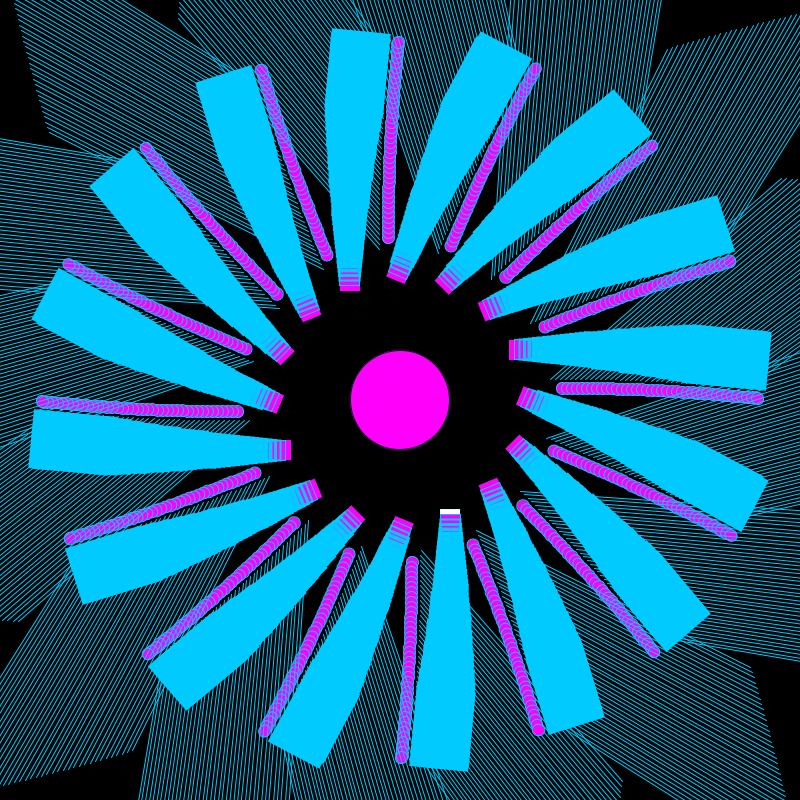
Frame 1 (no input)
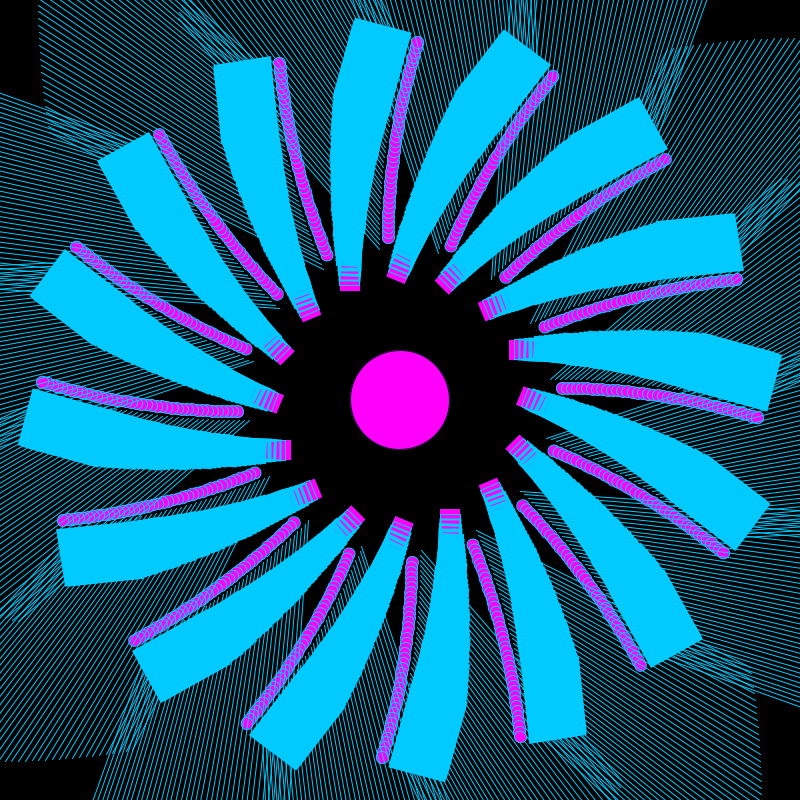
Frame 60 (the mouse pressed at the canvas centre just before this capture)
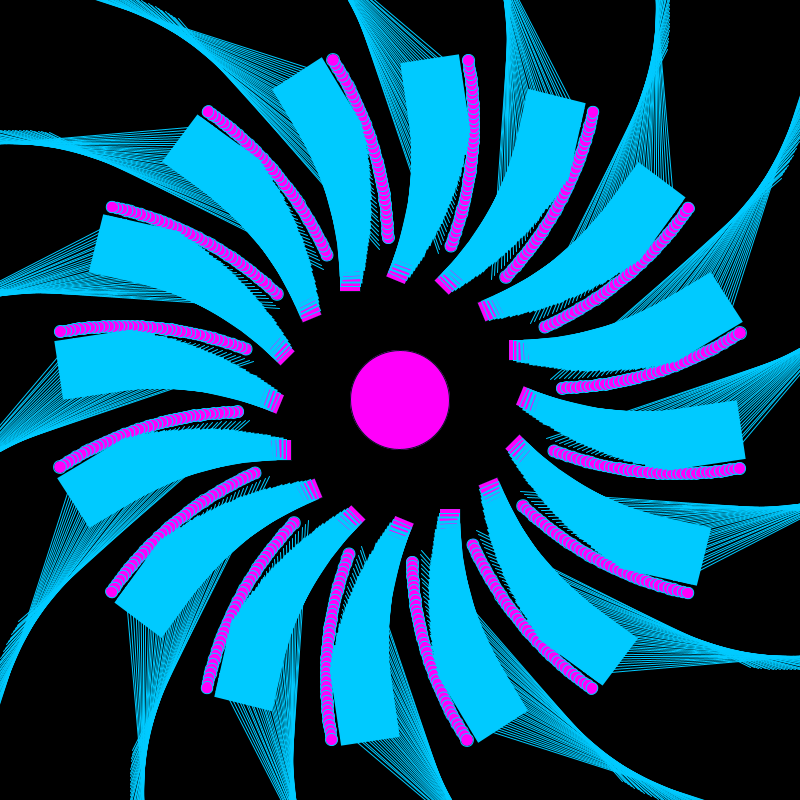
Frame 120 (the mouse held since frame 60 and released just before this capture)

The Processing sketch that drew these frames (run headless with seeded random() and noise(); from frame 60 on, the mouse is pressed at the canvas centre):

// Processing sketch: processing_2269
// ── processing_2269.pde

/*
Pablo_camus - 2009
 Titulo: oscilaciones matrix
 Descripción:
 este sketch nos sirve para ver otra utilizad de la pila de matrices:
 El uso conjunto de glPushMatrix y glPopMatrix permite almacenar estados 
 intermedios de la transformación en la pila y 
 recuperarlos posteriormente.
 
 La trigonometría nos sirve para oscilar entre varios valores. un seno o un coseno
 siempre oscilara entre valores decimales entre -1 y 1. Por ahora con esto nos basta para poder
 utilizarlo en el movimiento de la flor
 */
float inc = 0.0;//incremento de angulo
float dim = 300; //diametro de la ellipse central
boolean isBackGround = true;
boolean isFade = false;
int LONGITUD = 40;
int NUM_TALLOS = 16;
void setup() {
  size(800,800);

  smooth();
}
void draw() {

  if ( isBackGround  == true){ 
    background(0);
  } //equivalente a  if ( isBackGround ){ background(255);}
  if (isFade) hazFade();
  inc += 0.05;
  //float angle = sin(inc) / 10.0 ;
  float angle = sin(inc) /20.0 ;
  translate(width/2,height/2); //trasladamos nuestro punto 0,0 de coordenadas a la mitad de la pantalla
  for (int i = 0; i < NUM_TALLOS; i++) { // UN LOOP! que será esto? repite el bloque entre corchetes tantas veces como se cumpla la condicion de en medio
    tail(0,dim/2, LONGITUD, angle); // llamamos a la funcion tal con 4 parametros
    rotate(PI*2/NUM_TALLOS); // rotamos nuestra pantalla PI/4
  }
  fill(#FF00FB);
  stroke(#00CAFF,22,33);
  ellipse(0,0,100,100);
}
void tail(float x,float y, int units, float angle) {
  pushMatrix();
  translate(x, y);
  
  for (int i =0 ; i < units; i++) { // loop decreciente, 
    strokeWeight(i);
    stroke(#00CAFF);//
    rect(40,0, 20, -41);
    strokeWeight(1);
    line(21,0,222,231);
     fill(#FF00FB);
  ellipse(12,12,12,12);
     
    translate(0, 5); //translate(0, 4); interesante
    rotate(angle);
  }
 
  popMatrix();
}

void hazFade(){
  isBackGround = false;
  fill(255,10);
  noStroke();
  rect(0,0,width,height);
}

void keyPressed() {
  switch(key) {
  case '+': 
    println("has pulsado la tecla +");
    break;
  case '-': 
    println("has pulsado la tecla -");
    break;

  case 'F': 
  case 'f':
    isFade = !isFade;
    break;
  case 's': 
  case 'S': 
    println("salvamos IMAGEN");
    save("out/filename-"+frameCount+".png");
    break;

  case 'b': 
  case 'B': 
    isBackGround =! isBackGround;

    break;
  }
}
